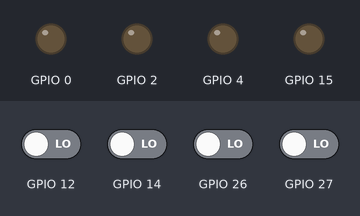
Bench run of a sketch on a simulated ESP32. Parts: output pins drawn as LEDs (lit = HIGH). Inputs (shaded band) come from the test bench; at power-on: GPIO 12, GPIO 14, GPIO 26, GPIO 27 LOW.

Above: at 1.2 s.
1.3 s: GPIO 12 driven HIGH
At 2.2 s:
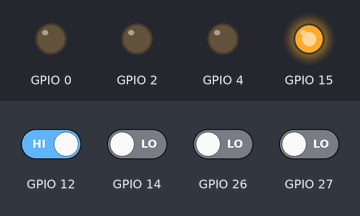
2.8 s: GPIO 14 driven HIGH
At 3.3 s:
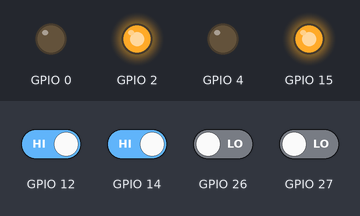
4.3 s: GPIO 26 driven HIGH
At 5.5 s:
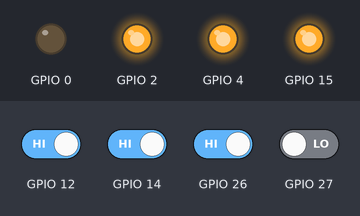
5.8 s: GPIO 27 driven HIGH
At 6.8 s:
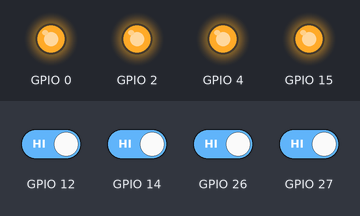
7.3 s: GPIO 12 driven LOW
At 8.0 s:
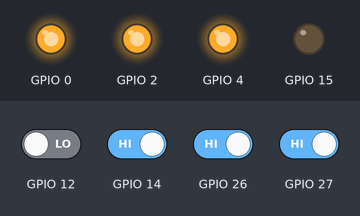
8.8 s: GPIO 14 driven LOW
At 9.1 s:
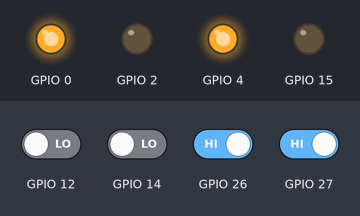
Timing chart, 0 to 11.3 s (numbered marks = the images above; inputs shaded):
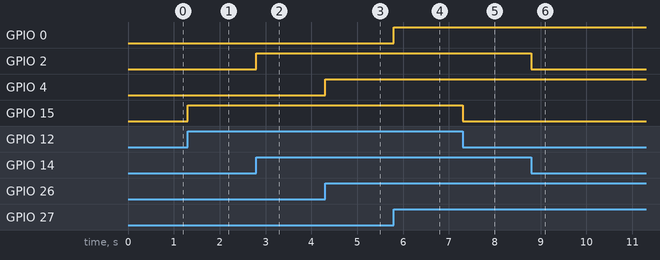

Measured:
- after the input at 1.3 s, GPIO 15: LOW → HIGH at once
- after the input at 2.8 s, GPIO 2: LOW → HIGH at once
- after the input at 4.3 s, GPIO 4: LOW → HIGH at once
- after the input at 5.8 s, GPIO 0: LOW → HIGH at once
- after the input at 7.3 s, GPIO 15: HIGH → LOW at once
- after the input at 8.8 s, GPIO 2: HIGH → LOW at once

The sketch:

SEVEN_SEGMENT_DISPLAY_USING_7447_ANS_ESP32.ino
```cpp
//Declaring all variables as integers
int Z,Y,X,W;


void disp_7447(int D, int C, int B, int A)
{
  digitalWrite(15, A); //LSB
  digitalWrite(2, B);
  digitalWrite(0, C);
  digitalWrite(4, D); //MSB

}


// the setup function runs once when you press reset or power the board


void setup() {
    pinMode(15, OUTPUT);
    pinMode(2, OUTPUT);
    pinMode(0, OUTPUT);
    pinMode(4, OUTPUT);
    pinMode(12, INPUT);
    pinMode(14, INPUT);
    pinMode(27, INPUT);
    pinMode(26, INPUT);

}
// the loop function runs over and over a
void loop() {

W = digitalRead(12);//LSB
X = digitalRead(14);
Y = digitalRead(27);
Z = digitalRead(26);//MSB

disp_7447(Z,Y,X,W);
}
```
